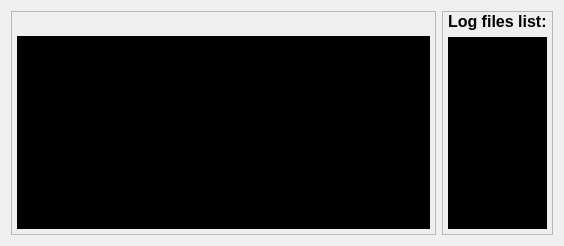
                <widget class="QWidget" name="history">
                 <attribute name="title">
                  <string>History</string>
                 </attribute>
                 <layout class="QHBoxLayout" name="horizontalLayout_45" stretch="4,1">
                  <item>
                   <widget class="QFrame" name="old_log_plain_frame">
                    <property name="frameShape">
                     <enum>QFrame::StyledPanel</enum>
                    </property>
                    <property name="frameShadow">
                     <enum>QFrame::Raised</enum>
                    </property>
                    <layout class="QVBoxLayout" name="verticalLayout_18">
                     <property name="leftMargin">
                      <number>5</number>
                     </property>
                     <property name="topMargin">
                      <number>0</number>
                     </property>
                     <property name="rightMargin">
                      <number>5</number>
                     </property>
                     <property name="bottomMargin">
                      <number>5</number>
                     </property>
                     <item>
                      <widget class="QLabel" name="lbl_old_log_plain">
                       <property name="font">
                        <font>
                         <pointsize>12</pointsize>
                         <weight>75</weight>
                         <bold>true</bold>
                        </font>
                       </property>
                       <property name="text">
                        <string/>
                       </property>
                      </widget>
                     </item>
                     <item>
                      <widget class="QPlainTextEdit" name="old_log_plain">
                       <property name="font">
                        <font>
                         <pointsize>8</pointsize>
                         <kerning>true</kerning>
                        </font>
                       </property>
                       <property name="accessibleName">
                        <string notr="true"/>
                       </property>
                       <property name="accessibleDescription">
                        <string notr="true"/>
                       </property>
                       <property name="styleSheet">
                        <string notr="true">background-color: black;
color: white;</string>
                       </property>
                       <property name="documentTitle">
                        <string notr="true"/>
                       </property>
                       <property name="readOnly">
                        <bool>true</bool>
                       </property>
                       <property name="plainText">
                        <string notr="true"/>
                       </property>
                      </widget>
                     </item>
                    </layout>
                   </widget>
                  </item>
                  <item>
                   <widget class="QFrame" name="log_files_list_frame">
                    <property name="frameShape">
                     <enum>QFrame::StyledPanel</enum>
                    </property>
                    <property name="frameShadow">
                     <enum>QFrame::Raised</enum>
                    </property>
                    <layout class="QVBoxLayout" name="verticalLayout_17">
                     <property name="leftMargin">
                      <number>5</number>
                     </property>
                     <property name="topMargin">
                      <number>0</number>
                     </property>
                     <property name="rightMargin">
                      <number>5</number>
                     </property>
                     <property name="bottomMargin">
                      <number>5</number>
                     </property>
                     <item>
                      <widget class="QLabel" name="lbl_log_files_list">
                       <property name="font">
                        <font>
                         <pointsize>12</pointsize>
                         <weight>75</weight>
                         <bold>true</bold>
                        </font>
                       </property>
                       <property name="text">
                        <string>Log files list:</string>
                       </property>
                      </widget>
                     </item>
                     <item>
                      <widget class="QListWidget" name="log_files_list">
                       <property name="font">
                        <font>
                         <pointsize>9</pointsize>
                        </font>
                       </property>
                       <property name="accessibleName">
                        <string notr="true"/>
                       </property>
                       <property name="accessibleDescription">
                        <string notr="true"/>
                       </property>
                       <property name="styleSheet">
                        <string notr="true">background-color: black;
color: white;</string>
                       </property>
                       <property name="selectionMode">
                        <enum>QAbstractItemView::SingleSelection</enum>
                       </property>
                      </widget>
                     </item>
                    </layout>
                   </widget>
                  </item>
                 </layout>
                </widget>
